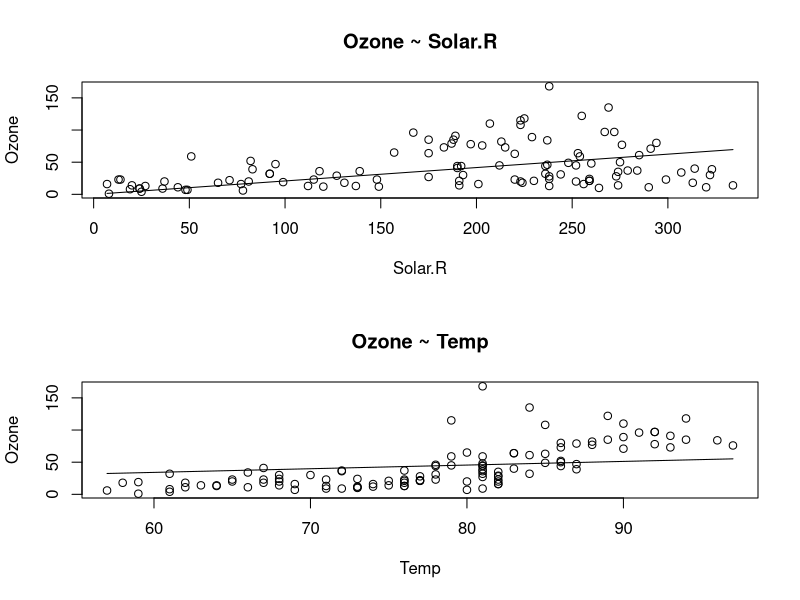

The R source for this figure:
## ---- chunk 1
summary(lm(Ozone ~ Solar.R + Temp - 1, data = airquality ))
    airquality<- airquality[complete.cases(airquality),]
    
    airquality$predicted <- fitted.values(glm(Ozone ~ Solar.R -1, data = airquality))
    airquality$predicted1 <- fitted.values(glm(Ozone ~ Temp -1, data = airquality))
    
## ---- chunk 2
     attach(airquality)
    par(mfrow = c(2, 1))
    plot(Solar.R, Ozone, xlab = "Solar.R", ylab = "Ozone", main = "Ozone ~ Solar.R")
    lines(Solar.R, predicted)
    plot(Temp, Ozone, xlab = "Temp", ylab = "Ozone", main = "Ozone ~ Temp")
    lines(Temp, predicted1)
    
